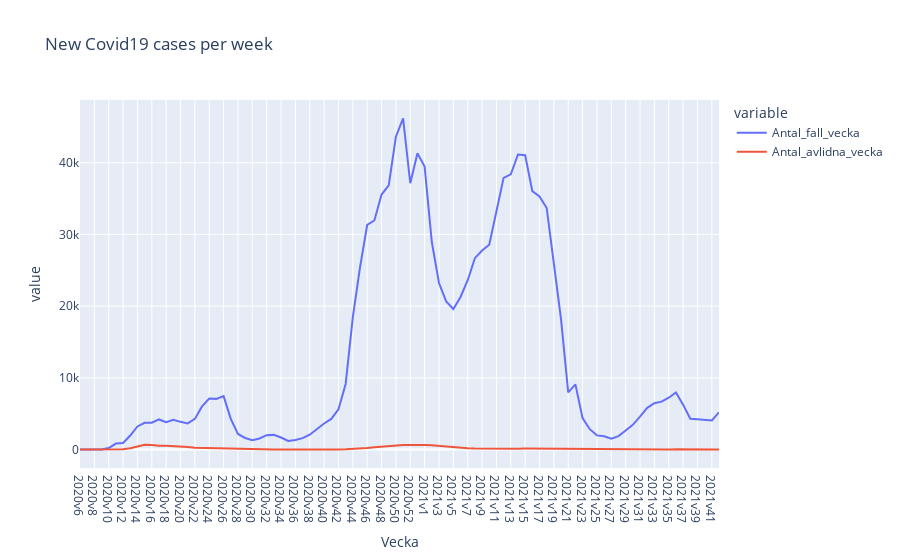

Notebook cell for this chart:
### Markdown cell above
- e) Rita linjediagram av både avlidna fall per vecka och nya fall per vecka i samma fönster från 2020v6 till nu.

### Code cell
fig = px.line(covid19, x="Vecka", y=["Antal_fall_vecka","Antal_avlidna_vecka"], title='New Covid19 cases per week')

fig.show()

### Figure 1 — Plotly figure (JSON) as saved in the notebook; plotly's stock layout.template omitted (floating-point values rounded to 4 significant figures)
{"data": [{"hovertemplate": "variable=Antal_fall_vecka<br>Vecka=%{x}<br>value=%{y}<extra></extra>", "legendgroup": "Antal_fall_vecka", "line": {"color": "#636efa", "dash": "solid"}, "marker": {"symbol": "circle"}, "mode": "lines", "name": "Antal_fall_vecka", "orientation": "v", "showlegend": true, "type": "scatter", "x": ["2020v6", "2020v7", "2020v8", "2020v9", "2020v10", "2020v11", "2020v12", "2020v13", "2020v14", "2020v15", "2020v16", "2020v17", "2020v18", "2020v19", "2020v20", "2020v21", "2020v22", "2020v23", "2020v24", "2020v25", "2020v26", "2020v27", "2020v28", "2020v29", "2020v30", "2020v31", "2020v32", "2020v33", "2020v34", "2020v35", "2020v36", "2020v37", "2020v38", "2020v39", "2020v40", "2020v41", "2020v42", "2020v43", "2020v44", "2020v45", "2020v46", "2020v47", "2020v48", "2020v49", "2020v50", "2020v51", "2020v52", "2020v53", "2021v1", "2021v2", "2021v3", "2021v4", "2021v5", "2021v6", "2021v7", "2021v8", "2021v9", "2021v10", "2021v11", "2021v12", "2021v13", "2021v14", "2021v15", "2021v16", "2021v17", "2021v18", "2021v19", "2021v20", "2021v21", "2021v22", "2021v23", "2021v24", "2021v25", "2021v26", "2021v27", "2021v28", "2021v29", "2021v30", "2021v31", "2021v32", "2021v33", "2021v34", "2021v35", "2021v36", "2021v37", "2021v38", "2021v39", "2021v40", "2021v41", "2021v42"], "xaxis": "x", "y": [1, 0, 0, 13, 211, 838, 924, 1957, 3229, 3740, 3752, 4203, 3832, 4153, 3869, 3659, 4280, 6021, 7123, 7073, 7455, 4279, 2179, 1622, 1316, 1556, 2014, 2052, 1687, 1200, 1332, 1592, 2080, 2919, 3642, 4278, 5620, 9155, 18474, 25405, 31319, 31944, 35560, 36837, 43631, 46177, 37134, 41323, 39455, 28942, 23230, 20660, 19605, 21283, 23615, 26690, 27748, 28555, 33033, 37881, 38386, 41147, 41037, 36032, 35306, 33680, 25916, 18169, 7974, 9094, 4394, 2848, 1982, 1869, 1514, 1881, 2662, 3459, 4608, 5820, 6464, 6689, 7236, 7972, 6265, 4307, 4240, 4140, 4074, 5201], "yaxis": "y"}, {"hovertemplate": "variable=Antal_avlidna_vecka<br>Vecka=%{x}<br>value=%{y}<extra></extra>", "legendgroup": "Antal_avlidna_vecka", "line": {"color": "#EF553B", "dash": "solid"}, "marker": {"symbol": "circle"}, "mode": "lines", "name": "Antal_avlidna_vecka", "orientation": "v", "showlegend": true, "type": "scatter", "x": ["2020v6", "2020v7", "2020v8", "2020v9", "2020v10", "2020v11", "2020v12", "2020v13", "2020v14", "2020v15", "2020v16", "2020v17", "2020v18", "2020v19", "2020v20", "2020v21", "2020v22", "2020v23", "2020v24", "2020v25", "2020v26", "2020v27", "2020v28", "2020v29", "2020v30", "2020v31", "2020v32", "2020v33", "2020v34", "2020v35", "2020v36", "2020v37", "2020v38", "2020v39", "2020v40", "2020v41", "2020v42", "2020v43", "2020v44", "2020v45", "2020v46", "2020v47", "2020v48", "2020v49", "2020v50", "2020v51", "2020v52", "2020v53", "2021v1", "2021v2", "2021v3", "2021v4", "2021v5", "2021v6", "2021v7", "2021v8", "2021v9", "2021v10", "2021v11", "2021v12", "2021v13", "2021v14", "2021v15", "2021v16", "2021v17", "2021v18", "2021v19", "2021v20", "2021v21", "2021v22", "2021v23", "2021v24", "2021v25", "2021v26", "2021v27", "2021v28", "2021v29", "2021v30", "2021v31", "2021v32", "2021v33", "2021v34", "2021v35", "2021v36", "2021v37", "2021v38", "2021v39", "2021v40", "2021v41", "2021v42"], "xaxis": "x", "y": [0, 0, 0, 0, 0, 5, 44, 190, 451, 664, 657, 546, 543, 509, 380, 360, 272, 246, 234, 200, 138, 98, 84, 57, 30, 18, 18, 16, 19, 10, 12, 13, 12, 11, 17, 22, 16, 43, 82, 157, 235, 332, 417, 476, 501, 645, 643, 663, 644, 598, 513, 389, 269, 205, 171, 146, 128, 140, 127, 125, 141, 133, 140, 131, 115, 106, 111, 69, 47, 39, 22, 17, 9, 8, 3, 2, 3, 3, 7, 6, 9, 20, 26, 49, 52, 40, 38, 49, 28, 16], "yaxis": "y"}], "layout": {"legend": {"title": {"text": "variable"}, "tracegroupgap": 0}, "title": {"text": "New Covid19 cases per week"}, "xaxis": {"anchor": "y", "domain": [0, 1], "title": {"text": "Vecka"}}, "yaxis": {"anchor": "x", "domain": [0, 1], "title": {"text": "value"}}}}
